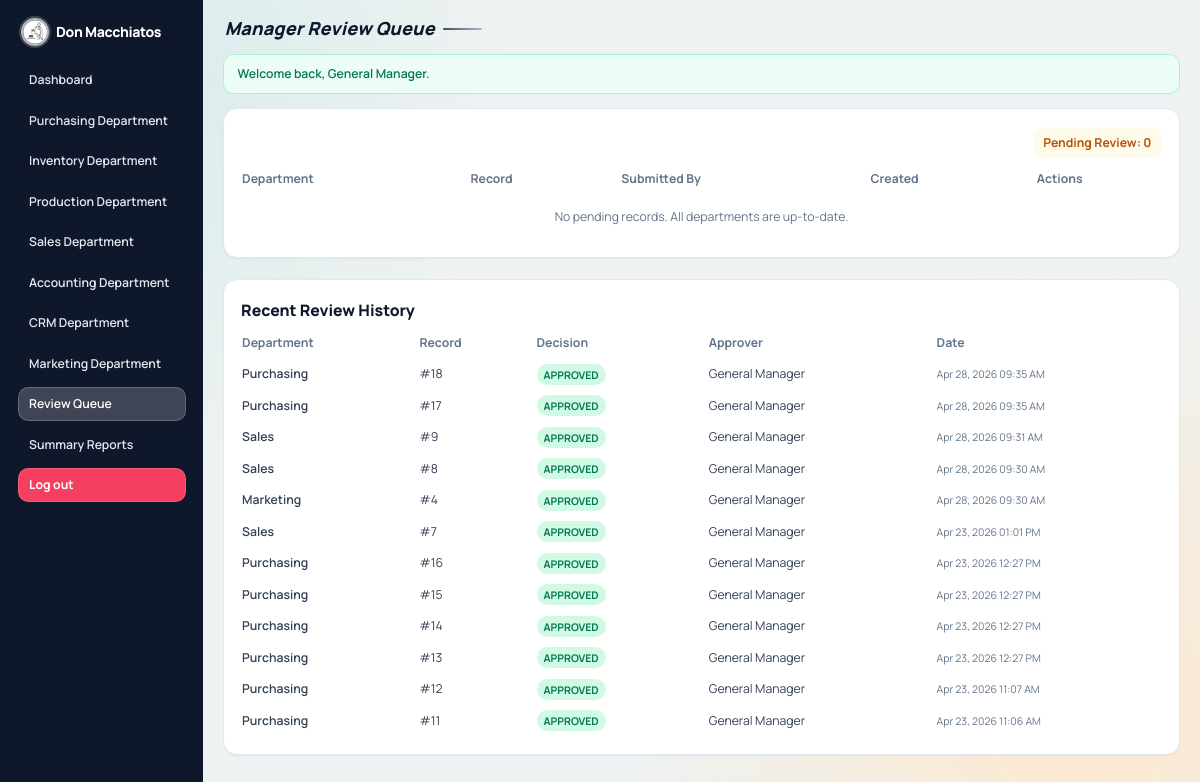
/approvals.php (signed in), run on the app's committed database.
### tables this page shows
CREATE TABLE `approval_logs` (
  `id` int(10) UNSIGNED NOT NULL,
  `module` enum('purchasing','inventory','production','sales','accounting','crm','marketing') NOT NULL,
  `record_id` int(10) UNSIGNED NOT NULL,
  `action` enum('approved','rejected') NOT NULL,
  `note` text DEFAULT NULL,
  `action_by` int(10) UNSIGNED DEFAULT NULL,
  `action_at` datetime NOT NULL DEFAULT current_timestamp()
);

CREATE TABLE `users` (
  `id` int(10) UNSIGNED NOT NULL,
  `full_name` varchar(120) NOT NULL,
  `username` varchar(60) NOT NULL,
  `password_hash` varchar(255) NOT NULL,
  `role` enum('general_manager','department_head') NOT NULL,
  `department` enum('purchasing','inventory','production','sales','accounting','crm','marketing') DEFAULT NULL,
  `created_at` datetime NOT NULL DEFAULT current_timestamp(),
  `updated_at` datetime NOT NULL DEFAULT current_timestamp() ON UPDATE current_timestamp()
);

### includes/functions.php (called while the page is built, shortened)
<?php
function e($value): string
{
    return htmlspecialchars((string) $value, ENT_QUOTES, 'UTF-8');
}
function consume_flashes(): array
{
    $flashes = $_SESSION['flashes'] ?? [];
    return $flashes;
}
function departments(): array
{
    global $DEPARTMENTS;
    return $DEPARTMENTS;
}
function department_label(string $departmentKey): string
{
    $list = departments();
    return $list[$departmentKey] ?? ucfirst($departmentKey);
}
function department_short_label(string $departmentKey): string
{
    return trim(str_replace(' Department', '', department_label($departmentKey)));
}
function can_user_access_department(array $user, string $departmentKey): bool
{
    if (($user['role'] ?? null) === ROLE_GENERAL_MANAGER) {
        return in_array($departmentKey, ['purchasing', 'inventory', 'production', 'sales', 'accounting', 'crm', 'marketing'], true);
    }
    return ($user['role'] ?? null) === ROLE_DEPARTMENT_HEAD && ($user['department'] ?? '') === $departmentKey;
}
function format_table_value(string $column, $value): string
{
    if (in_array($column, ['created_at', 'updated_at', 'approved_at', 'last_purchase_at', 'paid_at'], true)) {
        $timestamp = strtotime((string) $value);
        return $timestamp ? date('M d, Y h:i A', $timestamp) : (string) $value;
    }
    return (string) $value;
}

### config.php (called while the page is built, shortened)
<?php
$DEPARTMENTS = [
    'purchasing' => 'Purchasing Department',
    'inventory' => 'Inventory Department',
    'production' => 'Production Department',
    'sales' => 'Sales Department',
    'accounting' => 'Accounting Department',
    'crm' => 'CRM Department',
    'marketing' => 'Marketing Department',
];

### includes/auth.php (called while the page is built, shortened)
<?php
function current_user(): ?array
{
    return $_SESSION['user'] ?? null;
}

### approvals.php (the view, shortened to what this page needs)
<?php
$pdo = db();
$pendingRecords = [];
usort($pendingRecords, static function (array $a, array $b): int {
    return strtotime((string) $a['created_at']) <=> strtotime((string) $b['created_at']);
});
$recentLogs = $pdo->query("SELECT l.*, u.full_name AS approver_name
    FROM approval_logs l
    LEFT JOIN users u ON u.id = l.action_by
    ORDER BY l.action_at DESC
    LIMIT 12")
    ->fetchAll();
$pageTitle = 'Manager Review Queue';
$activePage = 'approvals';
require_once __DIR__ . '/includes/layout_top.php';
?>
<section class="rounded-2xl border border-slate-200 bg-white p-5 shadow-sm">
    <div class="mb-3 text-left sm:text-right">
        <span class="inline-flex rounded-xl bg-amber-50 px-3 py-2 text-sm font-bold text-amber-700">Pending Review: <?= e((string) count($pendingRecords)) ?></span>
    </div>
    <div class="table-scroll">
        <table class="stack-table w-full min-w-[860px] text-sm">
            <thead>
            <tr class="text-left text-slate-500">
                <th class="pb-2 pr-4" data-priority="high">Department</th>
                <th class="pb-2 pr-4" data-priority="high">Record</th>
                <th class="pb-2 pr-4" data-priority="low">Submitted By</th>
                <th class="pb-2 pr-4" data-priority="low">Created</th>
                <th class="pb-2" data-priority="high">Actions</th>
            </tr>
            </thead>
            <tbody class="text-slate-700">
            <?php if ($pendingRecords): ?>
                <?php foreach ($pendingRecords as $record): ?>
                    <?php
                    $departmentKey = (string) $record['department_key'];
                    $recordId = (int) $record['id'];
                    ?>
                    <tr class="border-t border-slate-100">
                        <td class="py-2 pr-4 font-semibold"><?= e(department_short_label($departmentKey)) ?></td>
                        <td class="py-2 pr-4">#<?= e((string) $recordId) ?> - <?= e((string) $record['primary_value']) ?></td>
                        <td class="py-2 pr-4"><?= e($record['submitted_name'] ?? '-') ?></td>
                        <td class="py-2 pr-4"><?= e(format_table_value('created_at', $record['created_at'] ?? null)) ?></td>
                        <td class="py-2">
                            <div class="flex flex-wrap gap-2">
                                <button type="button" onclick="openModal('view-approval-<?= e($departmentKey) ?>-<?= e((string) $recordId) ?>')" class="rounded-lg border border-slate-300 bg-white px-3 py-1 text-xs font-bold text-slate-700 hover:bg-slate-50">View</button>
                                <button type="button" onclick="openModal('approve-<?= e($departmentKey) ?>-<?= e((string) $recordId) ?>')" class="rounded-lg border border-emerald-300 bg-emerald-50 px-3 py-1 text-xs font-bold text-emerald-700 hover:bg-emerald-100">Approve</button>
                                <button type="button" onclick="openModal('reject-<?= e($departmentKey) ?>-<?= e((string) $recordId) ?>')" class="rounded-lg border border-rose-300 bg-rose-50 px-3 py-1 text-xs font-bold text-rose-700 hover:bg-rose-100">Reject</button>
                            </div>
                        </td>
                    </tr>
                <?php endforeach; ?>
            <?php else: ?>
                <tr>
                    <td colspan="5" class="py-4 text-center text-slate-500">No pending records. All departments are up-to-date.</td>
                </tr>
            <?php endif; ?>
            </tbody>
        </table>
    </div>
</section>
<section class="mt-6 rounded-2xl border border-slate-200 bg-white p-5 shadow-sm">
    <h3 class="text-lg font-extrabold text-slate-900">Recent Review History</h3>
    <div class="table-scroll mt-3">
        <table class="stack-table w-full min-w-[760px] text-sm">
            <thead>
            <tr class="text-left text-slate-500">
                <th class="pb-2 pr-4" data-priority="high">Department</th>
                <th class="pb-2 pr-4" data-priority="high">Record</th>
                <th class="pb-2 pr-4" data-priority="high">Decision</th>
                <th class="pb-2 pr-4" data-priority="low">Approver</th>
                <th class="pb-2" data-priority="low">Date</th>
            </tr>
            </thead>
            <tbody class="text-slate-700">
            <?php if ($recentLogs): ?>
                <?php foreach ($recentLogs as $log): ?>
                    <tr class="border-t border-slate-100">
                        <td class="py-2 pr-4 font-semibold"><?= e(department_short_label((string) $log['module'])) ?></td>
                        <td class="py-2 pr-4">#<?= e((string) $log['record_id']) ?></td>
                        <td class="py-2 pr-4">
                            <span class="rounded-full px-2 py-1 text-xs font-bold <?= $log['action'] === 'approved' ? 'bg-emerald-100 text-emerald-700' : 'bg-rose-100 text-rose-700' ?>"><?= e(strtoupper((string) $log['action'])) ?></span>
                        </td>
                        <td class="py-2 pr-4"><?= e($log['approver_name'] ?? '-') ?></td>
                        <td class="py-2 text-xs text-slate-500"><?= e(format_table_value('updated_at', $log['action_at'] ?? null)) ?></td>
                    </tr>
                <?php endforeach; ?>
            <?php else: ?>
                <tr>
                    <td colspan="5" class="py-4 text-center text-slate-500">No approval history yet.</td>
                </tr>
            <?php endif; ?>
            </tbody>
        </table>
    </div>
</section>
<?php require_once __DIR__ . '/includes/layout_bottom.php'; ?>

### includes/layout_top.php (shortened to what this page needs)
<?php
$user = current_user();
$navClass = static function (bool $active): string {
    if ($active) {
        return 'bg-white/20 text-white border border-white/20';
    }
    return 'text-slate-200 border border-transparent hover:bg-white/10 hover:border-white/20';
};
$tailwindCssFile = __DIR__ . '/../assets/css/tailwind.css';
$tailwindCssVersion = is_file($tailwindCssFile) ? (string) filemtime($tailwindCssFile) : '1';
$fontCssFile = __DIR__ . '/../assets/css/fonts.css';
$fontCssVersion = is_file($fontCssFile) ? (string) filemtime($fontCssFile) : '1';
?>
<!doctype html>
<html lang="en">
<head>
    <link rel="stylesheet" href="assets/css/fonts.css?v=<?= e($fontCssVersion) ?>">
    <link rel="stylesheet" href="assets/css/tailwind.css?v=<?= e($tailwindCssVersion) ?>">
</head>
<body>
<div class="min-h-screen flex w-full overflow-x-hidden">
    <aside class="app-sidebar hidden md:flex md:fixed md:inset-y-0 md:left-0 md:flex-col md:overflow-y-auto bg-slate-900 text-slate-100 p-4 lg:p-5">
        <div>
            <div class="mb-5 flex items-center gap-2 px-1">
                <img src="don.jpg" alt="DM Hub branding" class="h-8 w-8 rounded-full border-2 border-white/70 ring-2 ring-white/20 object-cover shadow">
                <h1 class="overflow-hidden text-ellipsis whitespace-nowrap text-base font-extrabold tracking-tight text-white"><?= e(APP_NAME) ?></h1>
            </div>
            <nav class="space-y-2">
                <a href="dashboard.php" class="block rounded-xl px-3 py-2 text-sm font-semibold <?= $navClass($activePage === 'dashboard') ?>">Dashboard</a>
                <?php foreach (departments() as $departmentKey => $departmentName): ?>
                    <?php if (can_user_access_department($user ?? [], $departmentKey)): ?>
                        <a href="department.php?dept=<?= e($departmentKey) ?>" class="block rounded-xl px-3 py-2 text-sm font-semibold <?= $navClass($activePage === 'department_' . $departmentKey) ?>"><?= e($departmentName) ?></a>
                    <?php endif; ?>
                <?php endforeach; ?>
                <?php if (($user['role'] ?? '') === ROLE_GENERAL_MANAGER): ?>
                    <a href="approvals.php" class="block rounded-xl px-3 py-2 text-sm font-semibold <?= $navClass($activePage === 'approvals') ?>">Review Queue</a>
                    <a href="reports.php" class="block rounded-xl px-3 py-2 text-sm font-semibold <?= $navClass($activePage === 'reports') ?>">Summary Reports</a>
                <?php endif; ?>
                <a href="logout.php" class="mt-3 block rounded-xl border border-rose-300/30 bg-rose-500 px-3 py-2 text-sm font-bold text-white hover:bg-rose-400">Log out</a>
            </nav>
        </div>
    </aside>
    <main class="app-main flex-1">
        <div class="app-content-wrap">
            <header class="app-page-title-wrap" role="banner">
                <div class="app-page-title-main">
                    <h2 class="app-page-title text-slate-900"><?= e($pageTitle) ?></h2>
                    <span class="app-page-title-accent" aria-hidden="true"></span>
                </div>
            </header>
            <?php foreach (consume_flashes() as $flash): ?>
                <div class="mb-4 rounded-xl border px-4 py-3 text-sm font-semibold <?= $flash['type'] === 'success' ? 'border-emerald-200 bg-emerald-50 text-emerald-700' : 'border-rose-200 bg-rose-50 text-rose-700' ?>">
                    <?= e($flash['message']) ?>
                </div>
            <?php endforeach; ?>

### includes/layout_bottom.php
        </div>
    </main>
</div>
</body>
</html>

### includes/layout_top.php (style rules this page uses)
:root { --canvas: #eef2f2; --text-main: #0f172a; --app-sidebar-md: 13.5rem; --app-sidebar-lg: 14.5rem; --app-content-x: 0.75rem; --app-content-y: 0.75rem; --app-card-pad: 1rem; --app-title-size: 1.35rem; --app-title-line: 1.25; --mobile-topbar-x: 0.75rem; --mobile-topbar-y: 0.75rem; --mobile-chip-font: 0.72rem; --mobile-chip-pad-x: 0.75rem; --mobile-chip-pad-y: 0.25rem; --table-scroll-edge: -0.25rem; --table-scroll-pad: 0.25rem; --stack-row-gap: 0.75rem; --stack-card-pad-y: 0.25rem; --stack-card-pad-x: 0.75rem; --stack-cell-font: 0.83rem; --stack-label-font: 0.64rem; }
*, *::before, *::after { box-sizing: border-box; }
html { font-size: 14px; }
body { font-family: 'Manrope', sans-serif; background: radial-gradient(circle at 10% 10%, #d8eceb 0%, transparent 30%), radial-gradient(circle at 90% 90%, #fde8cf 0%, transparent 35%), var(--canvas); color: var(--text-main); margin: 0; min-width: 320px; overflow-x: hidden; }
.app-sidebar { width: 100%; }
.app-main { min-width: 0; }
@media (min-width: 768px) { .app-sidebar { width: var(--app-sidebar-md); } }
@media (min-width: 768px) { .app-main { margin-left: var(--app-sidebar-md); } }
@media (min-width: 1024px) { .app-sidebar { width: var(--app-sidebar-lg); } }
@media (min-width: 1024px) { .app-main { margin-left: var(--app-sidebar-lg); } }
.app-content-wrap { padding: var(--app-content-y) var(--app-content-x); }
.app-page-title-wrap { margin: 0 0 0.9rem; padding: 0.1rem 0.15rem; display: flex; align-items: center; justify-content: space-between; gap: 0.75rem; flex-wrap: wrap; }
.app-page-title-main { display: inline-flex; align-items: center; gap: 0.55rem; min-width: 0; }
.app-page-title { font-size: 18px; line-height: 1.2; font-weight: 800; font-style: italic; letter-spacing: 0.01em; margin: 0; }
.app-page-title-accent { display: inline-block; width: 2.8rem; height: 2px; border-radius: 999px; background: linear-gradient(90deg, #0f172a 0%, #94a3b8 100%); opacity: 0.75; }
.table-scroll { overflow-x: auto; -webkit-overflow-scrolling: touch; scrollbar-width: thin; }
.table-scroll table { border-collapse: separate; border-spacing: 0; }
@media (min-width: 1024px) and (max-width: 1279px) { :root { --app-content-x: 1.4rem; --app-content-y: 1.2rem; --app-card-pad: 1.22rem; --app-title-size: 1.72rem; } }

### data on the page
approval_logs: module "Purchasing", record "18", action "APPROVED", action_by.full_name "General Manager", action_at "Apr 28, 2026 09:35 AM"
approval_logs: module "Purchasing", record "17", action "APPROVED", action_by.full_name "General Manager", action_at "Apr 28, 2026 09:35 AM"
approval_logs: module "Sales", record "9", action "APPROVED", action_by.full_name "General Manager", action_at "Apr 28, 2026 09:31 AM"
approval_logs: module "Sales", record "8", action "APPROVED", action_by.full_name "General Manager", action_at "Apr 28, 2026 09:30 AM"
approval_logs: module "Marketing", record "4", action "APPROVED", action_by.full_name "General Manager", action_at "Apr 28, 2026 09:30 AM"
approval_logs: module "Sales", record "7", action "APPROVED", action_by.full_name "General Manager", action_at "Apr 23, 2026 01:01 PM"
approval_logs: module "Purchasing", record "16", action "APPROVED", action_by.full_name "General Manager", action_at "Apr 23, 2026 12:27 PM"
approval_logs: module "Purchasing", record "15", action "APPROVED", action_by.full_name "General Manager", action_at "Apr 23, 2026 12:27 PM"
approval_logs: module "Purchasing", record "14", action "APPROVED", action_by.full_name "General Manager", action_at "Apr 23, 2026 12:27 PM"
approval_logs: module "Purchasing", record "13", action "APPROVED", action_by.full_name "General Manager", action_at "Apr 23, 2026 12:27 PM"
approval_logs: module "Purchasing", record "12", action "APPROVED", action_by.full_name "General Manager", action_at "Apr 23, 2026 11:07 AM"
approval_logs: module "Purchasing", record "11", action "APPROVED", action_by.full_name "General Manager", action_at "Apr 23, 2026 11:06 AM"

### other printed values
APP_NAME "Don Macchiatos"
$departmentName "Purchasing Department"
$departmentName "Inventory Department"
$departmentName "Production Department"
$departmentName "Sales Department"
$departmentName "Accounting Department"
$departmentName "CRM Department"
$departmentName "Marketing Department"
$pageTitle "Manager Review Queue"
$flash['message'] "Welcome back, General Manager."
count($pendingRecords) "0"
